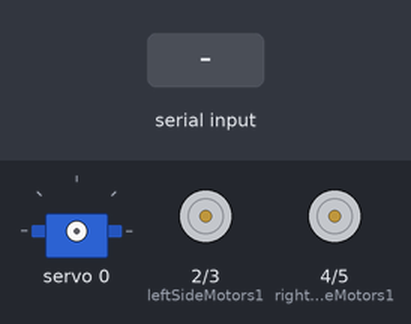
The sketch below on a simulated Arduino Uno, built with avr-gcc and run on an emulated ATmega328P. On the bench: servo, motor-driver pin pairs drawn as motors (green arrow = first pin HIGH = forward, orange = second pin HIGH = backward, longer = more drive, scaled by the enable pin). The inputs (shaded band) are chosen by the test bench.

Above: at 1.2 s.
1.3 s: "F" received over Serial
At 1.6 s:
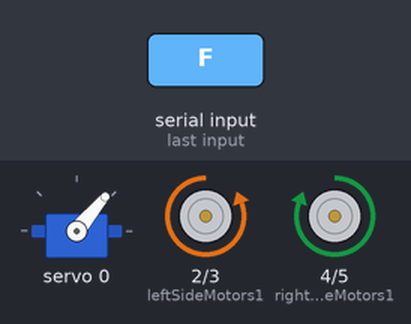
2.8 s: "B" received over Serial
At 4.0 s:
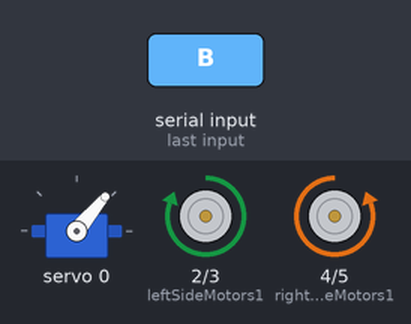
4.3 s: "L" received over Serial
At 5.1 s:
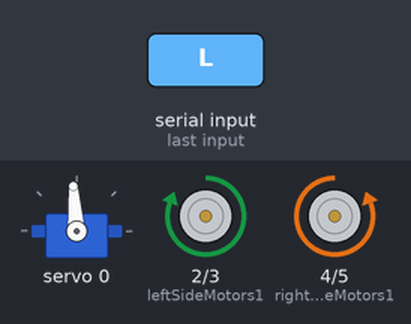
5.8 s: "R" received over Serial
At 6.3 s:
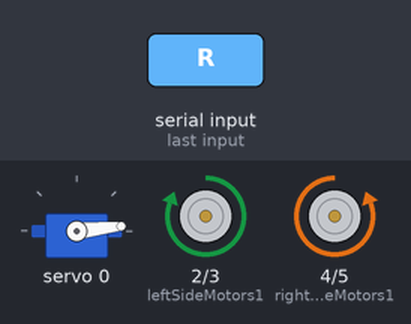
7.3 s: "S" received over Serial
At 8.5 s:
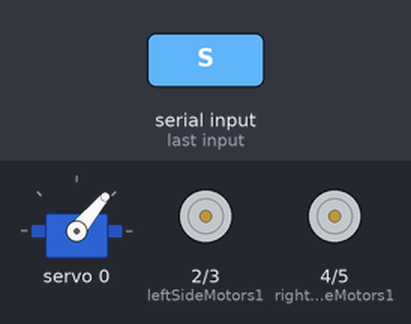
8.8 s: "L" received over Serial
At 9.8 s:
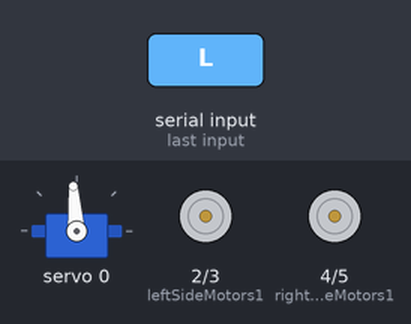
Timing chart, 0 to 11.3 s (numbered marks = the images above; inputs shaded):
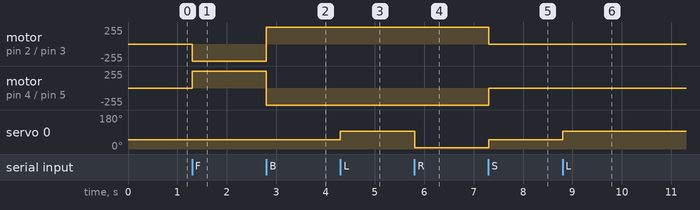

The sketch:

SteerableCarCode.ino
```cpp
#include <Wire.h>
#include <Adafruit_PWMServoDriver.h>
Adafruit_PWMServoDriver pwm = Adafruit_PWMServoDriver();
#define SERVOMIN  125 // this is the 'minimum' pulse length count (out of 4096)
#define SERVOMAX  575 // this is the 'maximum' pulse length count (out of 4096)
int servoInt = 0; //initialize int to send to servo
//String receivedData=""; //initialize empty string to receive data from serial via BT
// our servo # counter
uint8_t servonum = 0;


int leftSideMotors1 = 2;
int leftSideMotors2 = 3;
int rightSideMotors1 = 4;
int rightSideMotors2 = 5;
int motorSpeedControlLeft = 9;
int motorSpeedControlRight = 10;
char appCommand;

void carBackward(){ //makes all 4 wheels go backwards at max speed
  //Controlling speed (0 = off and 255 = max speed):
  analogWrite(motorSpeedControlLeft, 255); //ENA pin
  analogWrite(motorSpeedControlRight, 255); //ENB pin
  //turning on motors
  digitalWrite(leftSideMotors1, HIGH);
  digitalWrite(leftSideMotors2, LOW);
  digitalWrite(rightSideMotors1, LOW);
  digitalWrite(rightSideMotors2, HIGH);
}

void carForward(){ //makes all 4 wheels go forwards at max speed
  //Controlling speed (0 = off and 255 = max speed):
  analogWrite(motorSpeedControlLeft, 255); //ENA pin
  analogWrite(motorSpeedControlRight, 255); //ENB pin
  //turning on motors
  digitalWrite(leftSideMotors1, LOW);
  digitalWrite(leftSideMotors2, HIGH);
  digitalWrite(rightSideMotors1, HIGH);
  digitalWrite(rightSideMotors2, LOW);
}

void carLeft(){
  pwm.setPWM(0, 0, 372 );
}

void carRight(){
  pwm.setPWM(0, 0, 148 );
}

void carStraight(){
  pwm.setPWM(0, 0, 260 );
}

void carStop(){ //turns off all motors
  digitalWrite(rightSideMotors1, LOW);
  digitalWrite(rightSideMotors2, LOW);
  digitalWrite(leftSideMotors1, LOW);
  digitalWrite(leftSideMotors2, LOW);
  pwm.setPWM(0, 0, 260 );
}

void setup() {
  //myservo.attach(9);  // attaches the servo on pin 9 to the servo object
  Serial.begin(9600); // Serial communication with Serial Monitor
  pwm.begin();
  pwm.setPWMFreq(60);  // Analog servos run at ~60 Hz updates
  //yield();
  pinMode(leftSideMotors1, OUTPUT);
  pinMode(leftSideMotors2, OUTPUT);
  pinMode(rightSideMotors1, OUTPUT);
  pinMode(rightSideMotors2, OUTPUT);
  pinMode(motorSpeedControlLeft, OUTPUT);
  pinMode(motorSpeedControlRight, OUTPUT);
}

void loop() {
  if(Serial.available()){
    appCommand = Serial.read();
  }
  if(appCommand == 'F'){ //move forward
  carStraight();
  carForward();
  }
  if(appCommand == 'FL'){ //move forward
  carLeft();
  carForward();
  }
  if(appCommand == 'FR'){ //move forward
  carRight();
  carForward();
  }
  if(appCommand == 'B'){ //move backward
  carStraight();
  carBackward();
  }
  if(appCommand == 'BL'){ //move forward
  carLeft();
  carBackward();
  }
  if(appCommand == 'BR'){ //move forward
  carRight();
  carBackward();
  }
  if(appCommand == 'L'){ //move left
  carLeft();
  }
  if(appCommand == 'R'){ //move right
  carRight();
  }
  if(appCommand == 'S'){ // stop!!
  carStop();
  }
}
```

Measured:
- after the input at 1.3 s, motor on pin 2 (leftSideMotors1) / pin 3 (leftSideMotors2): stopped → backward 255/255 at once; motor on pin 4 (rightSideMotors1) / pin 5 (rightSideMotors2): stopped → forward 255/255 at once
- after the input at 2.8 s, motor on pin 2 (leftSideMotors1) / pin 3 (leftSideMotors2): backward 255/255 → forward 255/255 at once; motor on pin 4 (rightSideMotors1) / pin 5 (rightSideMotors2): forward 255/255 → backward 255/255 at once
- after the input at 4.3 s, servo 0: 50° → 94° at once
- after the input at 5.8 s, servo 0: 94° → 6° at once
- after the input at 7.3 s, motor on pin 2 (leftSideMotors1) / pin 3 (leftSideMotors2): forward 255/255 → stopped at once; motor on pin 4 (rightSideMotors1) / pin 5 (rightSideMotors2): backward 255/255 → stopped at once; servo 0: 6° → 50° at once
- after the input at 8.8 s, servo 0: 50° → 94° at once
